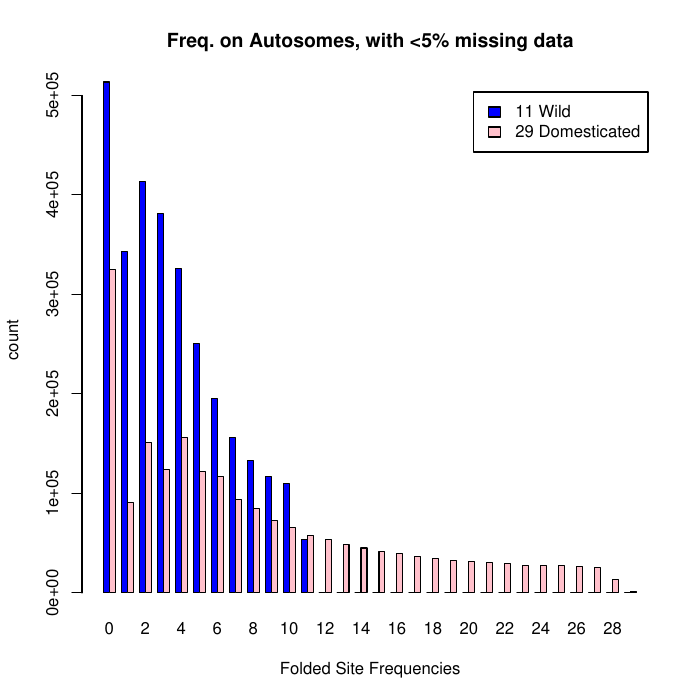

R code for this plot:
rm(list = ls())

pdf("FSFS-auto-5.pdf")

col = c("blue", "pink")
Xw=read.table("28u-FSFS22-wild")
Xd=read.table("28u-FSFS56-dom")
mc=max(dim(Xw),dim(Xd))
M=matrix(0,ncol=,mc,nrow=2)
for(i in 1:dim(Xw)[1])
{M[1,i]=Xw$V2[i]	}

for(i in 1:dim(Xd)[1])
{M[2,i]=Xd$V2[i]	}

barplot2(M,beside = TRUE, col=col, name= Xd$V1,legend.text=c("11 Wild", "29 Domesticated"),ylab="count", xlab="Folded Site Frequencies",  main="Freq. on Autosomes, with <5% missing data")
##################### foled
col = c("blue", "pink")
Xw=read.table("28f-FSFS22-wild")
Xd=read.table("28f-FSFS22-dom")
mc=max(dim(Xw),dim(Xd))
M=matrix(0,ncol=,mc,nrow=2)
for(i in 1:dim(Xw)[1])
{M[1,i]=Xw$V2[i]	}
for(i in 1:dim(Xd)[1])
{M[2,i]=Xd$V2[i]	}
barplot2(M,beside = TRUE, col=col, name= Xd$V1,legend.text=c("11 Wild", "29 Domesticated"),ylab="count", xlab="Folded Site Frequencies",  main="Freq. on Autosomes (<5% MD), projected on 22 chr.")

############## total

Xu=read.table("28u-FSFS78-total")
Xf=read.table("28f-FSFS22-total")
mc=max(dim(Xu),dim(Xf))
M=matrix(0,ncol=,mc,nrow=2)
for(i in 1:mc)
{M[1,i]=Xu$V2[i]	}
for(i in 1:mc)
{M[2,i]=Xf$V2[i]	}

barplot2(M,beside = TRUE,col=col, name= Xu$V1,legend.text=c("40 indv.", "40 indv. projected on 22 chr."),ylab="count", xlab="Folded Site Frequencies",  main="Freq. on Autosomes, with <5% missing data")

dev.off()
##########################
#########################

rm(list = ls())
col = c("blue", "pink")
pdf("FSFS-AutoUN-5.pdf")
Xw=read.table("29u-FSFS22-wild")
Xd=read.table("29u-FSFS56-dom")
mc=max(dim(Xw),dim(Xd))
M=matrix(0,ncol=,mc,nrow=2)
for(i in 1:dim(Xw)[1])
{M[1,i]=Xw$V2[i]	}
for(i in 1:dim(Xd)[1])
{M[2,i]=Xd$V2[i]	}
barplot2(M,beside = TRUE, col=col, name= Xd$V1,legend.text=c("11 Wild", "29 Domesticated"),ylab="count", xlab="Folded Site Frequencies",  main="Freq. on Autosomes + UN, with <5% missing data")

################ folded
Xw=read.table("29f-FSFS22-wild")
Xd=read.table("29f-FSFS22-dom")
mc=max(dim(Xw),dim(Xd))
M=matrix(0,ncol=,mc,nrow=2)
for(i in 1:dim(Xw)[1])
{M[1,i]=Xw$V2[i]	}
for(i in 1:dim(Xd)[1])
{M[2,i]=Xd$V2[i]	}

barplot2(M,beside = TRUE, col=col, name= Xd$V1,legend.text=c("11 Wild", "29 Domesticated"),ylab="count", xlab="Folded Site Frequencies",  main="Freq. on Autosomes + UN (<5% MD), projected on 22 chr.")

############## total
Xu=read.table("29u-FSFS78-total")
Xf=read.table("29f-FSFS22-total")
mc=max(dim(Xu),dim(Xf))
M=matrix(0,ncol=,mc,nrow=2)
for(i in 1:mc)
{M[1,i]=Xu$V2[i]	}
for(i in 1:mc)
{M[2,i]=Xf$V2[i]	}

barplot2(M,beside = TRUE, col=col,name= Xu$V1,legend.text=c("40 indv.", "40 ind. projected on 22 chr."),ylab="count", xlab="Folded Site Frequencies",  main="Freq. on Autosomes + UN, with <5% missing data")

dev.off()